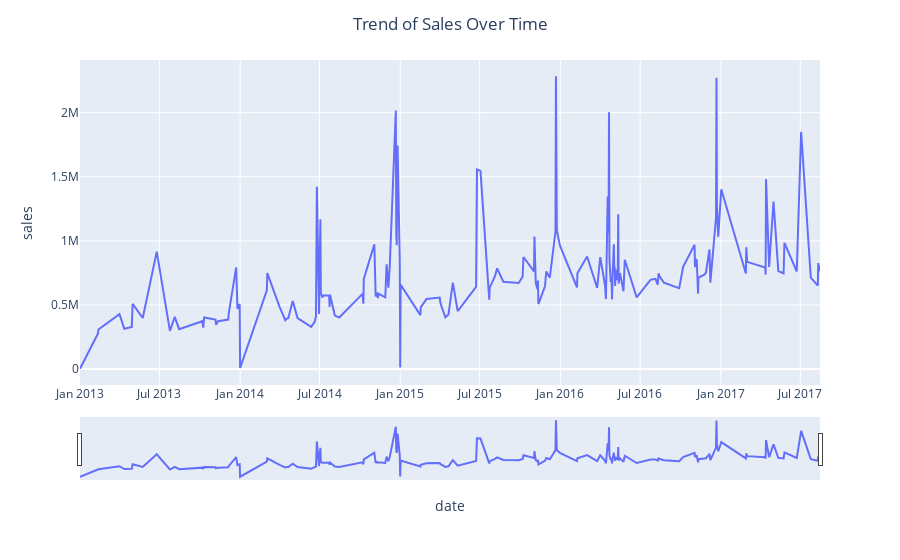

The notebook cell saved with this chart:
### Markdown cell above
#### Trend of sales over time

### Code cell
# Group the data by date and calculate the total sales
daily_sales = merged_data.groupby('date')['sales'].sum().reset_index()

# Create a time series plot with slider
fig = px.line(daily_sales, x='date', y='sales')
fig.update_xaxes(rangeslider_visible=True)
fig.update_layout(title='Trend of Sales Over Time', title_x=0.5)
fig.show()

### Figure 1 — Plotly figure (JSON) as saved in the notebook; plotly's stock layout.template omitted (floating-point values rounded to 4 significant figures; data arrays with more than 128 entries replaced by an {"elided": "..."} marker saying what was removed)
{"data": [{"hovertemplate": "date=%{x}<br>sales=%{y}<extra></extra>", "legendgroup": "", "line": {"color": "#636efa", "dash": "solid"}, "marker": {"symbol": "circle"}, "mode": "lines", "name": "", "orientation": "v", "showlegend": false, "type": "scatter", "x": {"elided": "179 str values"}, "xaxis": "x", "y": {"elided": "179 float values"}, "yaxis": "y"}], "layout": {"legend": {"tracegroupgap": 0}, "margin": {"t": 60}, "title": {"text": "Trend of Sales Over Time", "x": 0.5}, "xaxis": {"anchor": "y", "domain": [0, 1], "rangeslider": {"visible": true}, "title": {"text": "date"}}, "yaxis": {"anchor": "x", "domain": [0, 1], "title": {"text": "sales"}}}}
